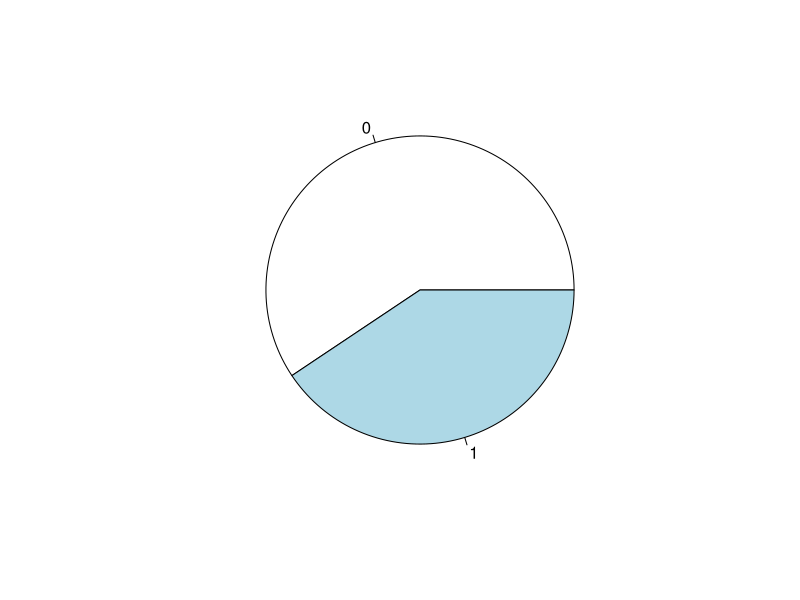
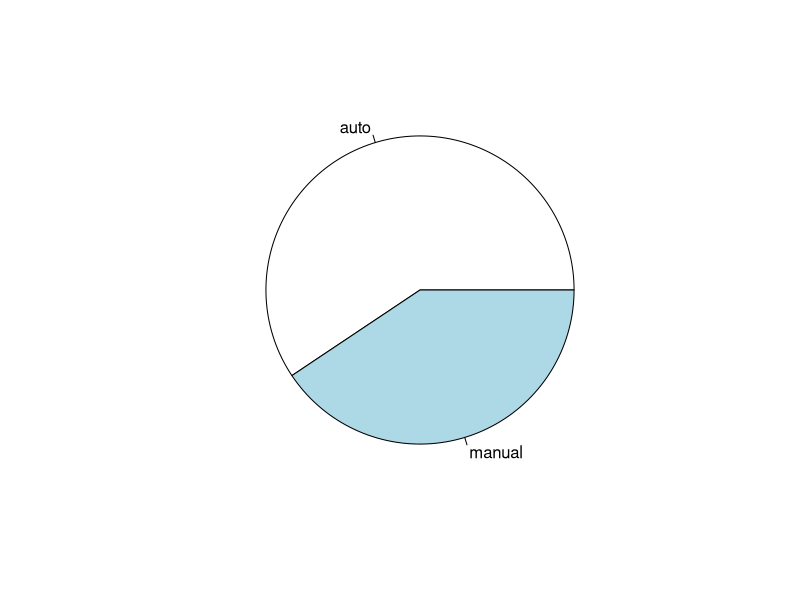
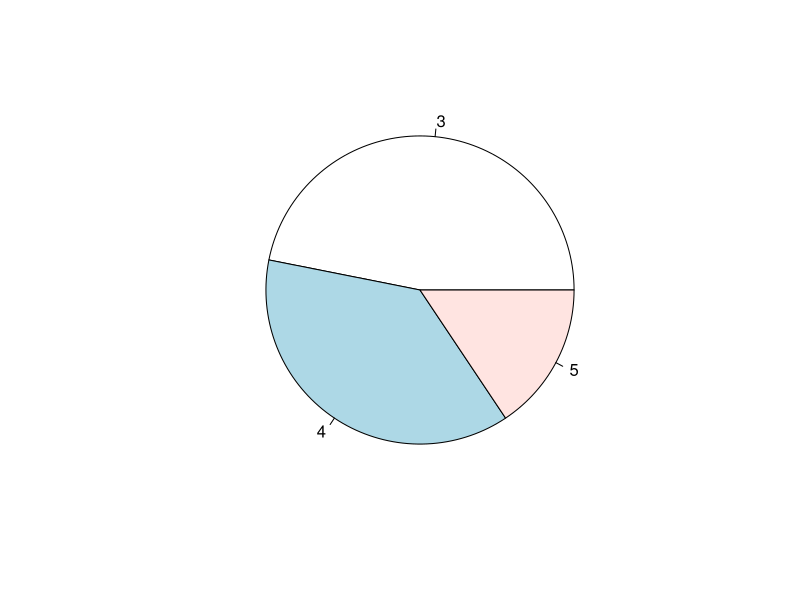
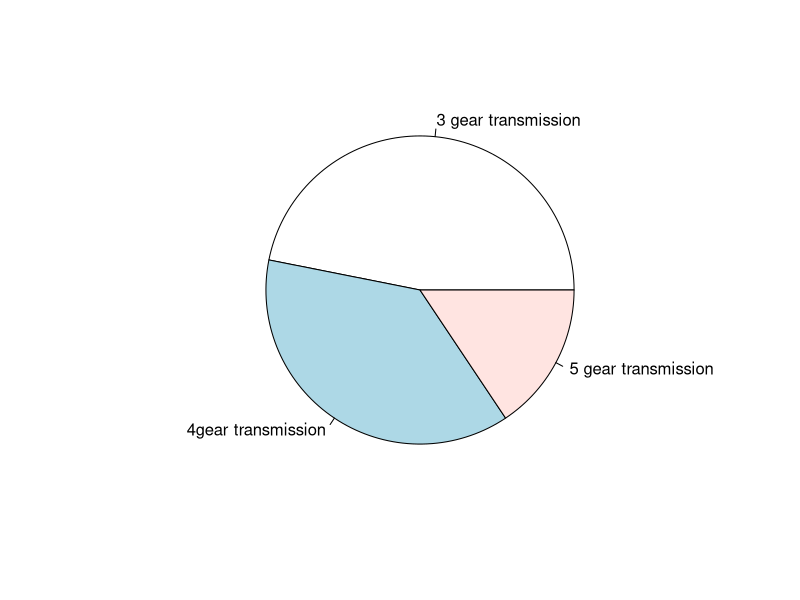
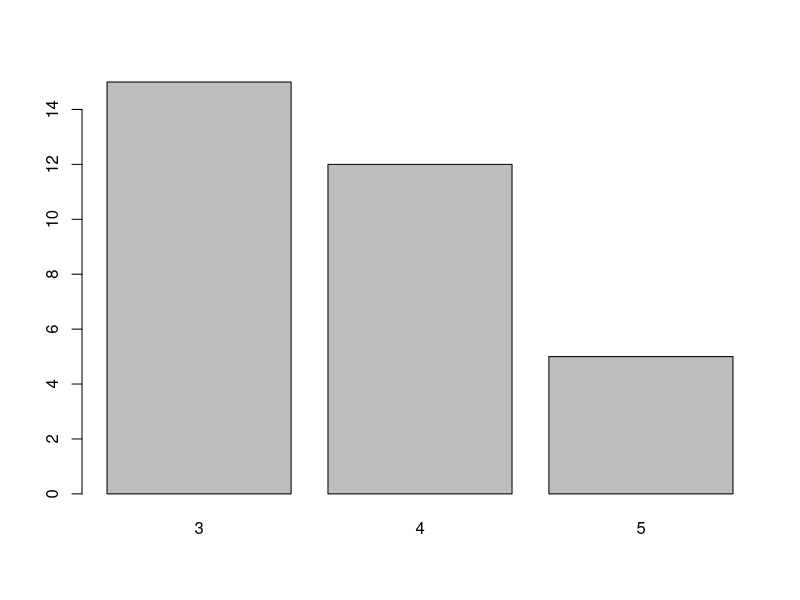
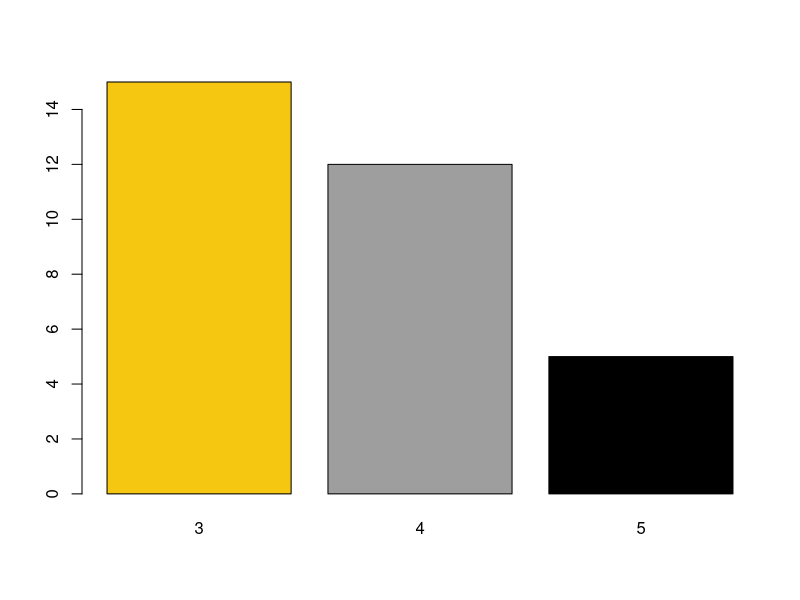
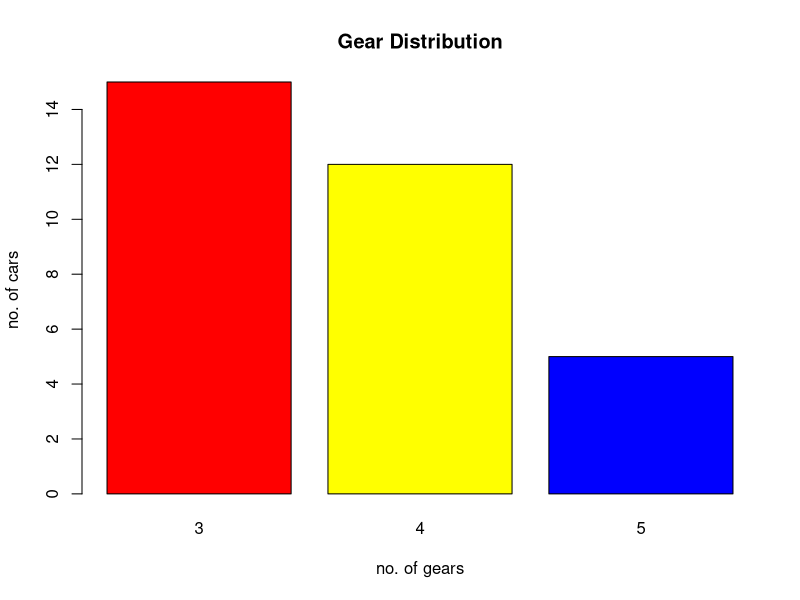
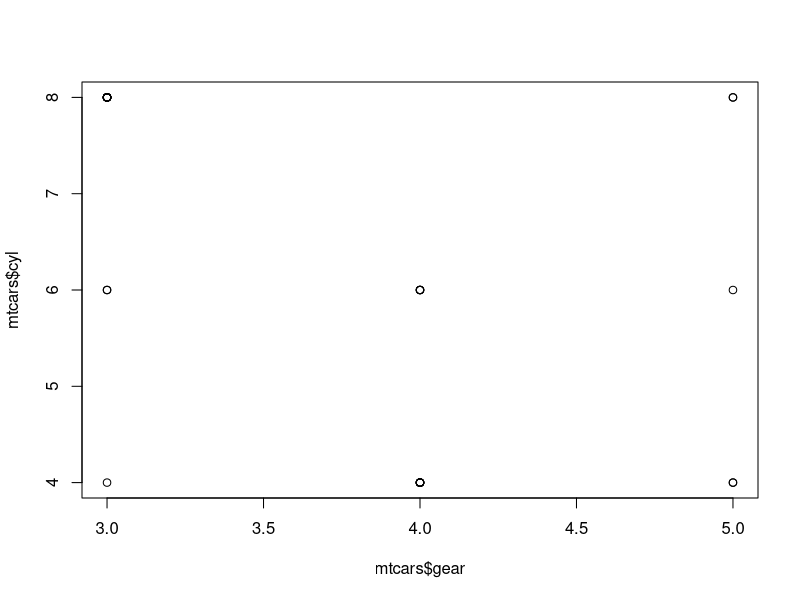

Source code (R) for these figures, in order:
#analysis of dataset mtcars using mtcars
library(dplyr)
?mtcars
mtcars%>%summarise(mean(cyl))
mtcars%>%group_by(gear)%>%summarise(mean(am),mean(drat))
mtcars
#structure of a data frame
str(mtcars)
dim(mtcars)#dimensions
names(mtcars)#column names
rownames(mtcars)#rownames
summary(mtcars)



#summary activities on mtcars

t1=table(mtcars$am)
pie(t1)
19/32*360
pie(t1, labels = c('auto','manual'))

t2=table(mtcars$gear)
pie(t2)
pie(t2, labels = c('3 gear transmission','4gear transmission','5 gear transmission'))
barplot(t2)
barplot(t2,col = 23:33)
barplot(t2,col = c('red','yellow','blue'),xlab = 'no. of gears',ylab = 'no. of cars')
?barplot
title('Gear Distribution')
plot(mtcars$gear,mtcars$cyl)
?plot
boxplot(mtcars$gear,mtcars$cyl)

#using dplyr %>% is chaining function
mtcars%>%select(mpg,gear)%>%slice(1:5)  #select for rows and column and slice for row selection
?slice
mtcars%>%arrange(mpg)# arrange in ascending order for columns
mtcars%>%arrange(am,desc(mpg))%>%select(am,mpg) # descending order and selected two columns
?mtcars
mtcars%>%arrange(drat,hp)%>% select(carb,hp)
mtcars%>%arrange(desc(disp))%>% select(vs,qsec,hp)
mtcars%>%mutate(rn=rownames(mtcars))%>%select(rn,vs,qsec,hp)#mutate adds row names 

mtcars%>%slice(seq(1,32,4))# select rows after interval of 4
mtcars%>%sample_n(4)#select random 4 rows
mtcars%>%sample_frac(.1)#selct randomly 10% of the row data
mtcars%>%select(sample(x=c(1:11),size = 2)) %>% head

mtcars%>%mutate(newmpg=mpg*1.2) #new column with 1.2 tmes mpg

#types of tx, mean

mtcars%>%group_by(am)%>%summarise(MEANMPG=mean(mpg),MAXHP=max(hp),MinGear=min(gear))
mtcars%>%group_by(gear,vs)%>%summarise(SUMwt=sum(wt),MEANdrat=mean(drat),MAXqsec=max(qsec))
?filter
